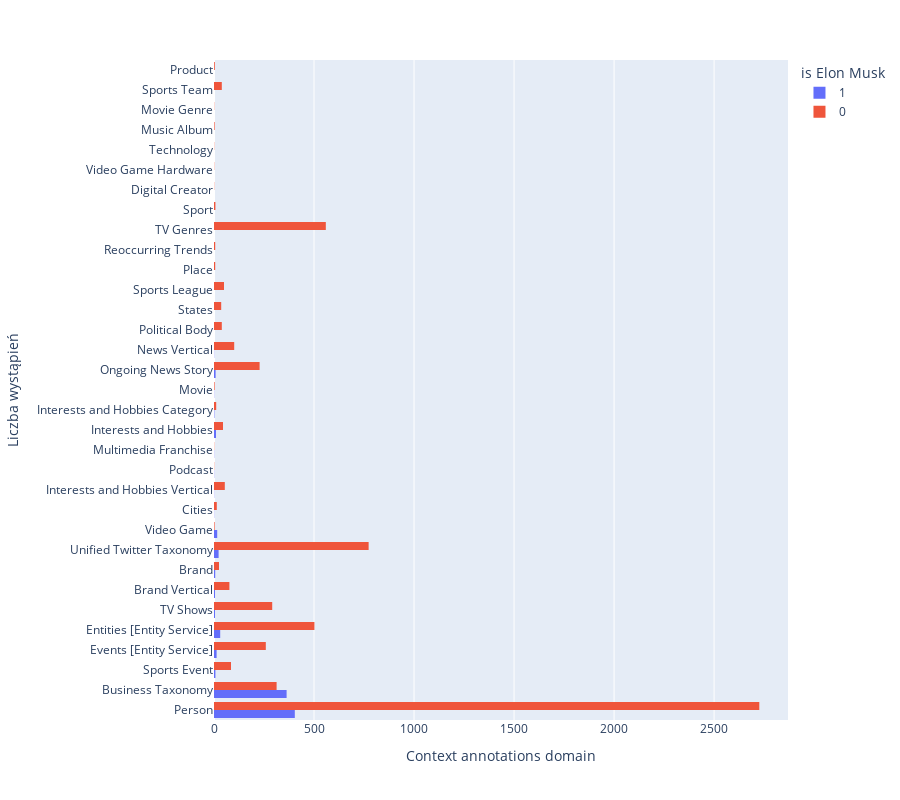

The notebook cell this image was saved under:
### Markdown cell above
### Reszta potencjalnych analiz

### Code cell
import plotly.express as px
fig = px.histogram(data_frame, y='context annotations domain 0', color='is Elon Musk', barmode='group', height=800).update_layout(
    xaxis_title="Context annotations domain", yaxis_title="Liczba wystąpień")
fig.show()

### Figure 1 — Plotly figure (JSON) as saved in the notebook; plotly's stock layout.template omitted (floating-point values rounded to 4 significant figures; data arrays with more than 128 entries replaced by an {"elided": "..."} marker saying what was removed)
{"data": [{"alignmentgroup": "True", "bingroup": "y", "hovertemplate": "is Elon Musk=1<br>count=%{x}<br>context annotations domain 0=%{y}<extra></extra>", "legendgroup": "1", "marker": {"color": "#636efa", "pattern": {"shape": ""}}, "name": "1", "offsetgroup": "1", "orientation": "h", "showlegend": true, "type": "histogram", "xaxis": "x", "y": {"elided": "900 str values"}, "yaxis": "y"}, {"alignmentgroup": "True", "bingroup": "y", "hovertemplate": "is Elon Musk=0<br>count=%{x}<br>context annotations domain 0=%{y}<extra></extra>", "legendgroup": "0", "marker": {"color": "#EF553B", "pattern": {"shape": ""}}, "name": "0", "offsetgroup": "0", "orientation": "h", "showlegend": true, "type": "histogram", "xaxis": "x", "y": {"elided": "6282 str values"}, "yaxis": "y"}], "layout": {"barmode": "group", "height": 800, "legend": {"title": {"text": "is Elon Musk"}, "tracegroupgap": 0}, "margin": {"t": 60}, "xaxis": {"anchor": "y", "domain": [0, 1], "title": {"text": "Context annotations domain"}}, "yaxis": {"anchor": "x", "domain": [0, 1], "title": {"text": "Liczba wystąpień"}}}}
